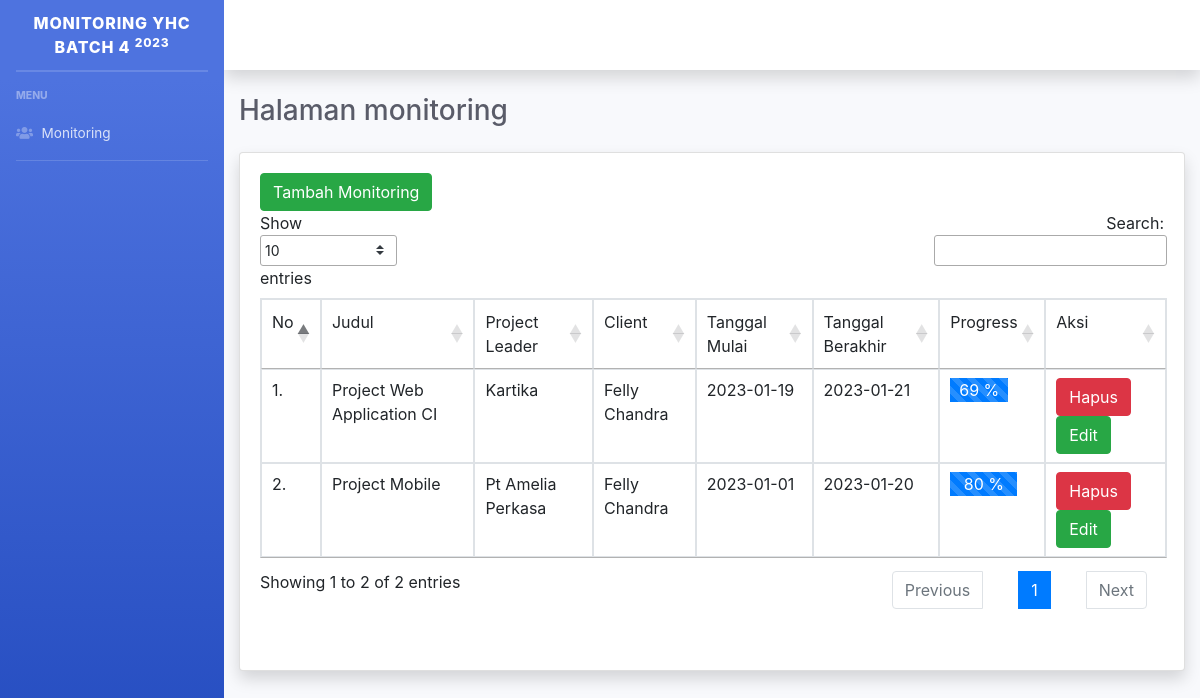
The page / on the database its author committed.
### tables this page shows
CREATE TABLE `monitoring` (
  `id` int(11) NOT NULL,
  `judul` varchar(100) NOT NULL,
  `client` varchar(100) NOT NULL,
  `project_leader` varchar(100) NOT NULL,
  `tanggal_mulai` date NOT NULL,
  `tanggal_berakhir` date NOT NULL,
  `progress` int(11) NOT NULL
);

### application/controllers/monitoring.php (called while the page is built, shortened)
<?php
class monitoring extends CI_Controller
{
    public function __construct()
    {
        $this->load->model('monitoring_model');
    }
    public function index()
    {
        $data['judul'] = "Halaman monitoring";
        $data['monitoring'] = $this->monitoring_model->get();
        $this->load->view("layout/header", $data);
        $this->load->view("monitoring/vw_monitoring", $data);
        $this->load->view("layout/footer", $data);
    }
}

### index.php (called while the page is built, shortened)
<?php
require_once BASEPATH.'core/CodeIgniter.php';

### application/models/monitoring_model.php (called while the page is built, shortened)
<?php
class monitoring_model extends CI_Model
{
    public function get()
    {
        $query = $this->db->query('select * from monitoring');
        return $query->result_array();
    }
}

### application/views/monitoring/vw_monitoring.php (the view, shortened to what this page needs)
<div class="container-fluid">
    <div class="clearfix">
        <div class="float-left">
            <h1 class="h3 mb-4 text-gray-800"><?php echo $judul; ?></h1>
        </div>
    </div>
    <div class="card shadow mb-4">
        <div class="card-body">
            <div class="float-left">
                <a href="<?= base_url('monitoring/tambah') ?>" class="btn btn-success">Tambah Monitoring</a>
            </div>
            <div class="table">
                <table class="table table-bordered" id="dataTable">
                    <thead>
                        <tr>
                            <td>No</td>
                            <td>Judul</td>
                            <td>Project Leader</td>
                            <td>Client</td>
                            <td>Tanggal Mulai</td>
                            <td>Tanggal Berakhir</td>
                            <td>Progress</td>
                            <td>Aksi</td>
                        </tr>
                    </thead>
                    <tbody>
                        <?php $i = 1; ?>
                        <?php foreach ($monitoring as $ka) : ?>
                            <tr>
                                <td><?= $i; ?>.</td>
                                <td><?= $ka['judul']; ?></td>
                                <td><?= $ka['client']; ?></td>
                                <td><?= $ka['project_leader']; ?></td>
                                <td><?= $ka['tanggal_mulai']; ?></td>
                                <td><?= $ka['tanggal_berakhir']; ?></td>
                                <td>
                                    <div class="progress-bar progress-bar-striped" style="width:<?= $ka['progress']; ?>%"><?= $ka['progress']; ?> %</div>
                                </td>
                                <td>
                                    <a href="<?= base_url('monitoring/hapus/') . $ka['id']; ?>" class="btn btn-danger">Hapus</a>
                                    <a href="<?= base_url('monitoring/edit/') . $ka['id']; ?>" class="btn btn-success">Edit</a>
                                </td>
                            </tr>
                            <?php $i++; ?>
                        <?php endforeach; ?>
                    </tbody>
                </table>
            </div>
        </div>
    </div>
</div>

### application/views/layout/header.php (shortened to what this page needs)
<!DOCTYPE html>
<html lang="en">
<head>
    <link href="<?= base_url('assets/') ?>vendor/fontawesome-free/css/all.min.css" rel="stylesheet" type="text/css">
    <link href="<?= base_url('assets/') ?>css/sb-admin-2.min.css" rel="stylesheet">
    <link rel="stylesheet" href="https://cdn.jsdelivr.net/npm/bootstrap@4.6.2/dist/css/bootstrap.min.css">
    <link rel="stylesheet" type="text/css" href="https://cdn.datatables.net/1.13.1/css/jquery.dataTables.css">
</head>
<body id="page-top">
    <div id="wrapper">
        <ul class="navbar-nav bg-gradient-primary sidebar sidebar-dark accordion" id="accordionSidebar">
            <a class="sidebar-brand d-flex align-items-center justify-content-center" href="index.html">
                <div class="sidebar-brand-text mx-3">MONITORING YHC BATCH 4 <sup>2023</sup></div>
            </a>
            <hr class="sidebar-divider my-0">
            <hr class="sidebar-divider">
            <div class="sidebar-heading">
                Menu
            </div>
            <li class="nav-item">
                <a class="nav-link collapsed" href="#">
                    <i class="fas fa-fw fa-users"></i>
                    <span>Monitoring</span></a>
            </li>
            <hr class="sidebar-divider d-none d-md-block">
        </ul>
        <div id="content-wrapper" class="d-flex flex-column">
            <div id="content">
                <nav class="navbar navbar-expand navbar-light bg-white topbar mb-4 static-top shadow"></nav>

### application/views/layout/footer.php (shortened to what this page needs)
</body>
</html>

### rows shown on the page
monitoring: judul "Project Web Application CI", client "Kartika", project_leader "Felly Chandra", tanggal_mulai "2023-01-19", tanggal_berakhir "2023-01-21", progress "69"
monitoring: judul "Project Mobile", client "Pt Amelia Perkasa", project_leader "Felly Chandra", tanggal_mulai "2023-01-01", tanggal_berakhir "2023-01-20", progress "80"

### other values the page prints
$judul "Halaman monitoring"
